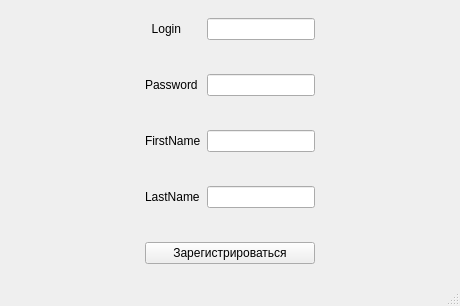
<?xml version="1.0" encoding="UTF-8"?>
<ui version="4.0">
 <class>Registration</class>
 <widget class="QMainWindow" name="Registration">
  <property name="geometry">
   <rect>
    <x>0</x>
    <y>0</y>
    <width>460</width>
    <height>306</height>
   </rect>
  </property>
  <property name="minimumSize">
   <size>
    <width>460</width>
    <height>306</height>
   </size>
  </property>
  <property name="maximumSize">
   <size>
    <width>729</width>
    <height>473</height>
   </size>
  </property>
  <property name="windowTitle">
   <string>AirPortSystems:Registration</string>
  </property>
  <widget class="QWidget" name="centralwidget">
   <layout class="QHBoxLayout" name="horizontalLayout">
    <item>
     <spacer name="horizontalSpacer_2">
      <property name="orientation">
       <enum>Qt::Horizontal</enum>
      </property>
      <property name="sizeHint" stdset="0">
       <size>
        <width>40</width>
        <height>20</height>
       </size>
      </property>
     </spacer>
    </item>
    <item>
     <layout class="QGridLayout" name="gridLayout">
      <property name="verticalSpacing">
       <number>25</number>
      </property>
      <item row="1" column="1">
       <widget class="QLineEdit" name="Password">
        <property name="frame">
         <bool>true</bool>
        </property>
        <property name="echoMode">
         <enum>QLineEdit::Password</enum>
        </property>
       </widget>
      </item>
      <item row="0" column="0">
       <widget class="QLabel" name="label">
        <property name="text">
         <string>  Login</string>
        </property>
       </widget>
      </item>
      <item row="2" column="1">
       <widget class="QLineEdit" name="FirstName"/>
      </item>
      <item row="5" column="0" colspan="2">
       <widget class="QPushButton" name="pushButton">
        <property name="text">
         <string>Зарегистрироваться</string>
        </property>
       </widget>
      </item>
      <item row="3" column="1">
       <widget class="QLineEdit" name="LastName">
        <property name="text">
         <string/>
        </property>
       </widget>
      </item>
      <item row="3" column="0">
       <widget class="QLabel" name="label_4">
        <property name="text">
         <string>LastName</string>
        </property>
       </widget>
      </item>
      <item row="1" column="0">
       <widget class="QLabel" name="label_2">
        <property name="text">
         <string>Password</string>
        </property>
       </widget>
      </item>
      <item row="2" column="0">
       <widget class="QLabel" name="label_3">
        <property name="text">
         <string>FirstName</string>
        </property>
       </widget>
      </item>
      <item row="0" column="1">
       <widget class="QLineEdit" name="Login"/>
      </item>
     </layout>
    </item>
    <item>
     <spacer name="horizontalSpacer">
      <property name="orientation">
       <enum>Qt::Horizontal</enum>
      </property>
      <property name="sizeHint" stdset="0">
       <size>
        <width>40</width>
        <height>20</height>
       </size>
      </property>
     </spacer>
    </item>
   </layout>
  </widget>
  <widget class="QMenuBar" name="menubar">
   <property name="geometry">
    <rect>
     <x>0</x>
     <y>0</y>
     <width>460</width>
     <height>21</height>
    </rect>
   </property>
  </widget>
  <widget class="QStatusBar" name="statusbar"/>
 </widget>
 <tabstops>
  <tabstop>Login</tabstop>
  <tabstop>Password</tabstop>
  <tabstop>FirstName</tabstop>
  <tabstop>LastName</tabstop>
  <tabstop>pushButton</tabstop>
 </tabstops>
 <resources/>
 <connections/>
</ui>
